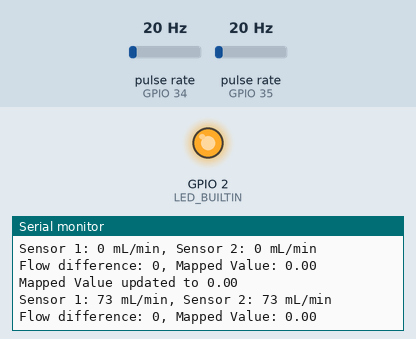
This sketch was run on a simulated ESP8266 (NodeMCU). Shown: output pins drawn as LEDs (lit = HIGH, except the on-board LED, lit = LOW), the last lines printed to the serial monitor. Wiring (inferred from the names in the program): 2 × pulse sensor: data GPIO 34 / data GPIO 35. The test bench sets the inputs (shaded band); at power-on: pulse rate (sensors on GPIO 34, GPIO 35) 20 Hz. WiFi joins after 1.5 s; servers stay silent unless stated.

Above: at 2.7 s.
2.8 s: pulse rate (sensor on GPIO 34) set to 4 Hz
At 3.1 s:
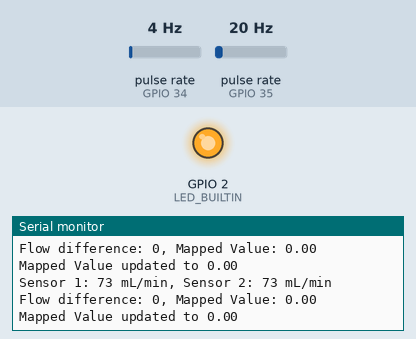
At 4.9 s:
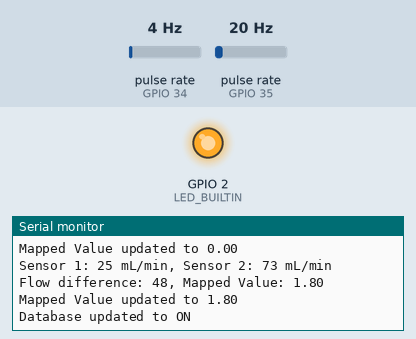
Timing chart, 0 to 6.4 s (numbered marks = the images above; inputs shaded):
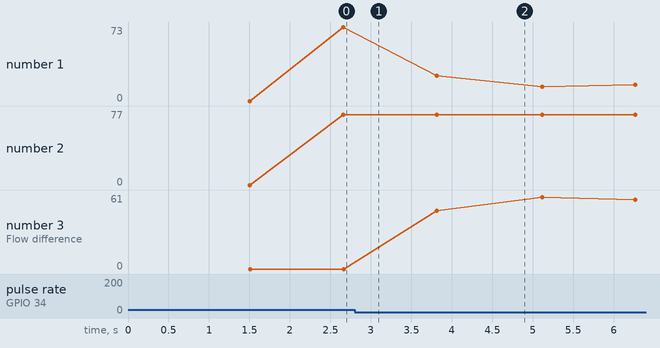

The sketch:

final_2ESP32.ino
```cpp
#include <HX711_ADC.h>
#include <Arduino.h>
#if defined(ESP32)
  #include <WiFi.h>
#elif defined(ESP8266)
  #include <ESP8266WiFi.h>
#endif
#include <Firebase_ESP_Client.h>
#include "addons/TokenHelper.h"
#include "addons/RTDBHelper.h"

// Wi-Fi and Firebase configuration
#define WIFI_SSID "REALMEE"
#define WIFI_PASSWORD "zalfa12345"
#define API_KEY "AIzaSyA5Clvlr4iYpzz9gwbXzoMETE8xq1O2mYc"
#define DATABASE_URL "https://ecoflow-11-7-default-rtdb.asia-southeast1.firebasedatabase.app"

// Firebase Data object
FirebaseData fbdo;
FirebaseAuth auth;
FirebaseConfig config;
FirebaseData stream;

// Water Flow Sensor Pins and Variables
#define LED_BUILTIN 2
#define SENSOR1 34
#define SENSOR2 35
long currentMillis = 0;
long previousMillis = 0;
int interval = 1000;
float calibrationFactor = 4.5;
volatile byte pulseCount1;
byte pulse1Sec1 = 0;
float flowRate1;
unsigned int flowMilliLitres1;
bool waterDetected1 = false;
volatile byte pulseCount2;
byte pulse1Sec2 = 0;
float flowRate2;
unsigned int flowMilliLitres2;
bool waterDetected2 = false;

// Timing variables for status "ON" duration
bool statusOn = false;
unsigned long statusOnTime = 0;
const unsigned long statusOnDuration = 10000; // 10 seconds

// Function Prototypes
void IRAM_ATTR pulseCounter1();
void IRAM_ATTR pulseCounter2();
void updateDatabaseStatus(String status);
void updateDatabaseMappedValue(float mappedValue);

// Map function to convert flowDifference to a mapped value
float mapFlowDifference(int flowDifference) {
  // Define the min and max values for mapping
  float minValue = 0.0;
  float maxValue = 1.8;
  int minFlowDifference = 0;
  int maxFlowDifference = 30;

  // Ensure flowDifference is within the expected range
  if (flowDifference > maxFlowDifference) {
    flowDifference = maxFlowDifference;
  } else if (flowDifference < minFlowDifference) {
    flowDifference = minFlowDifference;
  }

  // Map the flowDifference to the range [minValue, maxValue]
  return minValue + ((float)flowDifference / (maxFlowDifference - minFlowDifference)) * (maxValue - minValue);
}

void setup() {
  // Initialize serial communication
  Serial.begin(115200);

  // Connect to Wi-Fi
  WiFi.begin(WIFI_SSID, WIFI_PASSWORD);
  Serial.print("Connecting to Wi-Fi");
  while (WiFi.status() != WL_CONNECTED) {
    Serial.print(".");
    delay(300);
  }
  Serial.println();
  Serial.print("Connected with IP: ");
  Serial.println(WiFi.localIP());
  Serial.println();

  // Firebase configuration
  config.api_key = API_KEY;
  config.database_url = DATABASE_URL;
  if (Firebase.signUp(&config, &auth, "", "")) {
    Serial.println("Firebase sign-up successful.");
  } else {
    Serial.printf("Firebase sign-up failed. Error message: %s\n", config.signer.signupError.message.c_str());
  }
  config.token_status_callback = tokenStatusCallback;
  Firebase.begin(&config, &auth);
  Firebase.reconnectWiFi(true);

  // Set up water flow sensor pins and interrupts
  pinMode(LED_BUILTIN, OUTPUT);
  pinMode(SENSOR1, INPUT_PULLUP);
  pinMode(SENSOR2, INPUT_PULLUP);
  attachInterrupt(digitalPinToInterrupt(SENSOR1), pulseCounter1, FALLING);
  attachInterrupt(digitalPinToInterrupt(SENSOR2), pulseCounter2, FALLING);

  // Testing
  Serial.println("System setup complete.");
}

void loop() {
  // Water Flow Sensor data processing
  currentMillis = millis();
  if (currentMillis - previousMillis > interval) {
    pulse1Sec1 = pulseCount1;
    pulseCount1 = 0;
    flowRate1 = ((1000.0 / (currentMillis - previousMillis)) * pulse1Sec1) / calibrationFactor;
    flowMilliLitres1 = (flowRate1 / 60) * 1000;
    if (!waterDetected1) {
      flowRate1 = 0.0;
      flowMilliLitres1 = 0;
    }
    waterDetected1 = false;

    pulse1Sec2 = pulseCount2;
    pulseCount2 = 0;
    flowRate2 = ((1000.0 / (currentMillis - previousMillis)) * pulse1Sec2) / calibrationFactor;
    flowMilliLitres2 = (flowRate2 / 60) * 1000;
    if (!waterDetected2) {
      flowRate2 = 0.0;
      flowMilliLitres2 = 0;
    }
    waterDetected2 = false;

    // Print water flow data to serial monitor
    Serial.print("Sensor 1: ");
    Serial.print(flowMilliLitres1);
    Serial.print(" mL/min, ");
    Serial.print("Sensor 2: ");
    Serial.print(flowMilliLitres2);
    Serial.println(" mL/min");

    // Calculate the flow difference between the two sensors
    int flowDifference = abs((int)flowMilliLitres1 - (int)flowMilliLitres2);

    // Get the mapped value based on the flow difference
    float mappedValue = mapFlowDifference(flowDifference);
    Serial.print("Flow difference: ");
    Serial.print(flowDifference);
    Serial.print(", Mapped Value: ");
    Serial.println(mappedValue, 2); // Print mapped value with 2 decimal places

    // Update the mapped value to Firebase in real-time
    updateDatabaseMappedValue(mappedValue);

    // Update the Firebase database based on the flow difference
    if (flowDifference >= 30) {
      if (!statusOn) {
        updateDatabaseStatus("ON");
        statusOn = true;
        statusOnTime = currentMillis;
      }
    } else {
      if (statusOn && (currentMillis - statusOnTime >= statusOnDuration)) {
        updateDatabaseStatus("OFF");
        statusOn = false;
      }
    }

    previousMillis = currentMillis;
  }

  delay(500); // Delay before next iteration
}

void IRAM_ATTR pulseCounter1() {
  pulseCount1++;
  waterDetected1 = true;
}

void IRAM_ATTR pulseCounter2() {
  pulseCount2++;
  waterDetected2 = true;
}

void updateDatabaseStatus(String status) {
  // Update the status
  if (Firebase.RTDB.setString(&fbdo, "/angkat", status)) {
    Serial.print("Database updated to ");
    Serial.println(status);
  } else {
    Serial.print("Failed to update database to ");
    Serial.println(status);
    Serial.println(fbdo.errorReason());
  }
}

void updateDatabaseMappedValue(float mappedValue) {
  // Update the mapped value
  if (Firebase.RTDB.setFloat(&fbdo, "/status_sampah/status_jaring", mappedValue)) {
    Serial.print("Mapped Value updated to ");
    Serial.println(mappedValue);
  } else {
    Serial.print("Failed to update mapped value to ");
    Serial.println(mappedValue);
    Serial.println(fbdo.errorReason());
  }
}
```

Measured:
- plotted number 1: 73 → 16 after the input at 2.8 s
- plotted number 3: 0 → 61 after the input at 2.8 s
